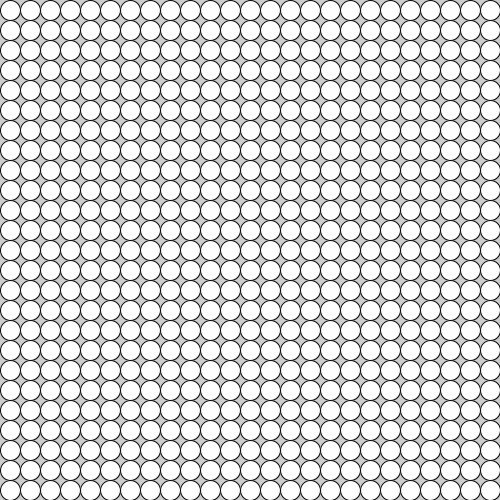
Frame 1 (no input)
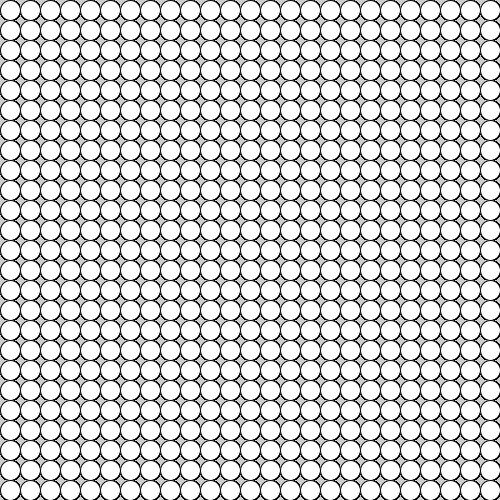
Frame 60 (the mouse pressed at the canvas centre just before this capture)
Frame 120 (the mouse held since frame 60 and released just before this capture): identical to frame 60, image omitted

The Processing sketch that drew these frames (run headless with seeded random() and noise(); from frame 60 on, the mouse is pressed at the canvas centre):

// Processing sketch: processing_158607
// ── processing_158607.pde

//forLoop Circles, jeg
//Sandbox #1

/*Variables give us a great deal of flexibility. We try to write 
our code so that by changing the value of one variable we can 
change the output/behaviour of the program. In this example, all 
the code is related to the single variable 'size'
*/

float ellSize = 20; //we can change this variable . . .

void setup(){
  size(500, 500);
}

void draw(){
  for(int i = 0; i < width/ellSize; i++){
    for(int j = 0; j < height/ellSize; j++){
      ellipseMode(CORNER);
      ellipse(ellSize * i, ellSize * j, ellSize, ellSize);
    }
  }
}
